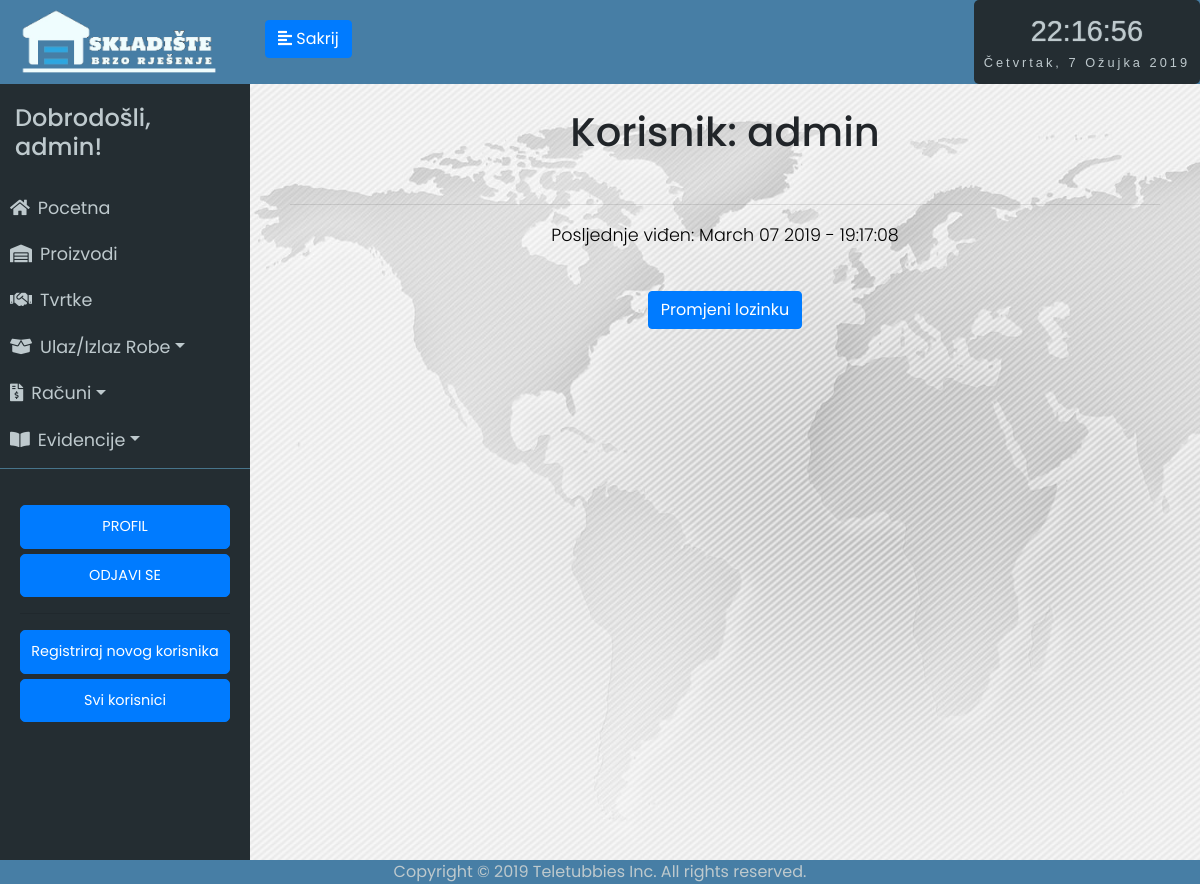
The page /user/admin (signed in) on the database as committed earlier.
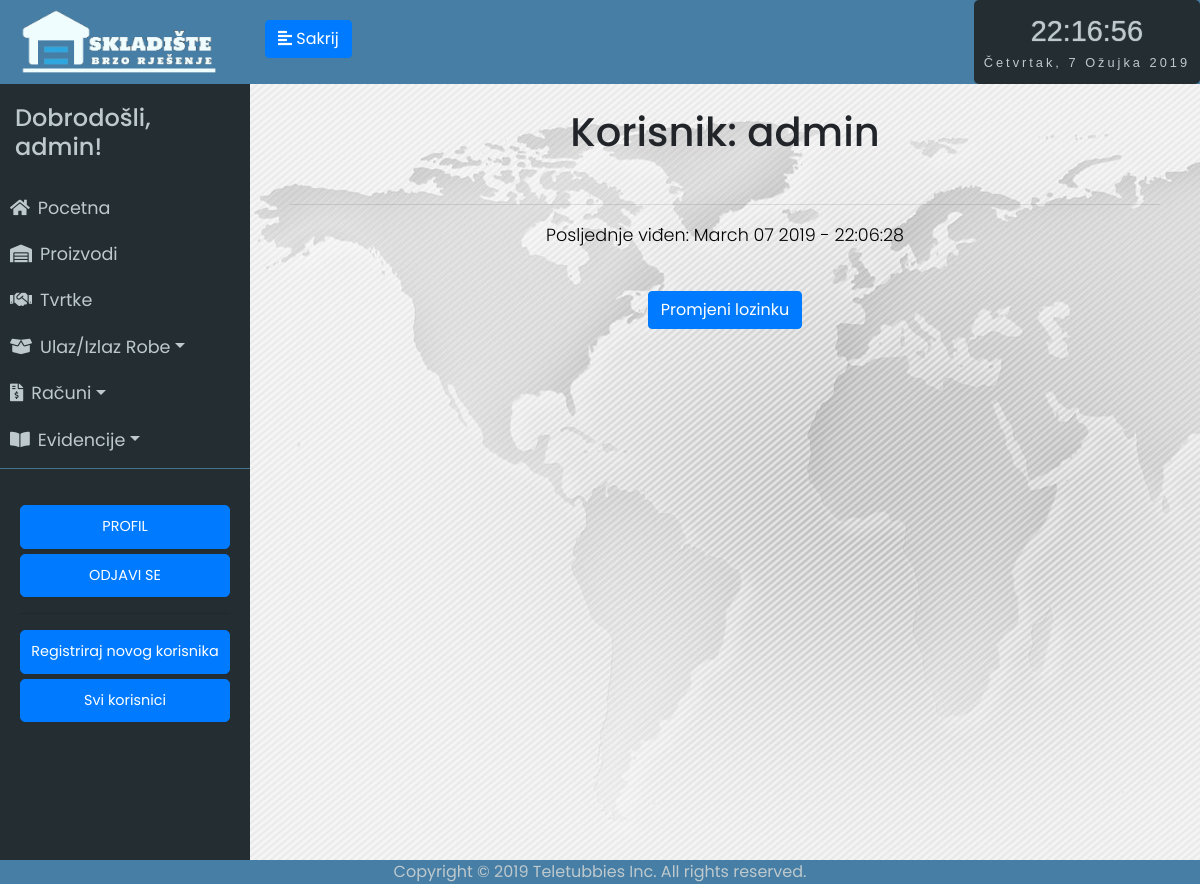
The same page on the database as committed later.
### app/models.py (models this page shows, shortened)
class User(UserMixin, db.Model):
	id = db.Column(db.Integer, primary_key=True)
	username = db.Column(db.String(64), index=True, unique=True)
	email = db.Column(db.String(120), index=True, unique=True)
	password_hash = db.Column(db.String(128))
	last_seen = db.Column(db.DateTime, default=datetime.utcnow)
	evidencija = db.relationship('Evidencija', backref='user', lazy='dynamic')

### app/routes.py (the view)
@app.route('/user/<username>')
@login_required
def user(username):
	user = User.query.filter_by(username=username).first_or_404()
	return render_template('user.html', user=user)

### app/models.py (called while the page is built)
@login.user_loader
def load_user(id):
	return User.query.get(int(id))

### app/routes.py (called while the page is built)
@app.before_request
def before_request():
	if current_user.is_authenticated:
		current_user.last_seen = datetime.utcnow()
		db.session.commit()

### app/templates/user.html
{% extends "base.html" %}
{% block content %}
<div class="stanje-s">
    <h1>Korisnik: {{ user.username }}</h1><br>
    <hr>
    {% if user.last_seen %}<p>Posljednje viđen: {{ user.last_seen.strftime('%B %d %Y - %H:%M:%S') }}</p>{% endif %}<br>
   {%  if current_user.username == "admin"%}
   <button class="btn btn-primary"><a href="{{ url_for('edit_password', username=user.username) }}">Promjeni lozinku</a></button>
   {% endif%}
</div>
{% endblock %}

### app/templates/base.html (shortened to what this page needs)
<html>
<head>
	<link rel="stylesheet" href="https://stackpath.bootstrapcdn.com/bootstrap/4.2.1/css/bootstrap.min.css" integrisha384-GJzZqFGwb1QTTN6wy59ffF1BuGJpLSa9DkKMp0DgiMDm4iYMj70gZWKYbI706tWS">
	<link href="../static/style.css" type="text/css" rel="stylesheet">
	<link rel="stylesheet" href="https://use.fontawesome.com/releases/v5.7.1/css/all.css">
</head>
<body onload="startTime()">
	<div class="wrapper">
	<nav id="sidebar">
		<div class="sidebar-header ">
			<img src="../static/logo5.png" style="width: 200px; height: auto;">
		</div>
		<ul class="list-unstyled components" id="navigation">
			<h4>Dobrodošli, {{ current_user.username }}!</h4>
			<li class="{% block index %}{% endblock %}">
				<a href="{{ url_for('index') }}"><i class="fas fa-home mr-2"></i>Pocetna</a>
			</li>
			<li class="{% block stanje_skladista %}{% endblock %}">
				<a href="{{ url_for('stanje_skladista1') }}"><i class="fas fa-warehouse mr-2"></i>Proizvodi</a>
			</li>
			<li class="{% block dobavljaci %}{% endblock %}">
				<a href="{{ url_for('tvrtke1') }}"><i class="fas fa-handshake mr-2"></i>Tvrtke</a>
			</li>
			<li class="{% block ulaz_izlaz %}{% endblock %}">
				<a href="#pageSubmenu2" data-toggle="collapse" aria-expanded="false" class="dropdown-toggle"><i class="fas fa-box-open mr-2"></i>Ulaz/Izlaz Robe</a>
			</li>
			<li class="{% block racuni %}{% endblock %}">
				<a href="#pageSubmenu3" data-toggle="collapse" aria-expanded="false" class="dropdown-toggle"><i class="fas fa-file-invoice-dollar mr-2"></i>Računi</a>
			</li>
			<li class="{% block evidencije %}{% endblock %}">
				<a href="#pageSubmenu" data-toggle="collapse" aria-expanded="false" class="dropdown-toggle"><i class="fas fa-book-open mr-2"></i>Evidencije</a>
			</li>
		</ul>
		<ul class="list-unstyled CTAs">
                <li>
                    <a href="{{ url_for('user', username=current_user.username) }}" class="btn btn-primary hover-plava">PROFIL</a>
                </li>
                <li>
                    <a href="{{ url_for('logout') }}" class="btn btn-primary hover-plava">ODJAVI SE</a>
                </li>
                {%  if current_user.username == "admin"%}
                <hr>
                    <li>
                        <a href="{{ url_for('register') }}" class="btn btn-primary hover-plava">Registriraj novog korisnika</a>
                    </li>
                    <li>
                        <a href="{{ url_for('svi_korisnici1') }}" class="btn btn-primary hover-plava">Svi korisnici</a>
                    </li>
                {% endif %}
            </ul>
	</nav>
		<div class="tijelo">
	        <div class="plava-pozadina">
	        	<div class="d-flex bd-highlight">
	  				<div class="bd-highlight">
		            	<button type="button" id="sidebarCollapse" class="btn btn-primary">
			                <i class="fas fa-align-left"></i>
			                <span class="sakrij-tipku"></span>
		            	</button>
		            </div>
	  				<div class="ml-auto bd-highlight">
	  					<div id="clockdate">
		  					<div class="clockdate-wrapper">
		    					<div id="clock"></div>
		    					<div id="date"></div>
		  					</div>
						</div>
					</div>
				</div>
	    	</div>
			<div class="plavo">
			{% block content %}
			{% endblock %}
			</div>
		</div>
<footer>Copyright © 2019 Teletubbies Inc. All rights reserved.</footer>
</body>
</html>

### app/static/style.css (style rules this page uses)
body { font-family: 'Poppins', sans-serif; background: #fafafa; }
p { font-family: 'Poppins', sans-serif; font-size: 1.1em; font-weight: 300; line-height: 1.7em; color: black; }
h4 { padding: 15px; }
.wrapper { display: flex; width: 100%; align-items: stretch; }
a, a:hover, a:focus { color: inherit; text-decoration: none; transition: all 0.3s; }
#sidebar { min-width: 250px; max-width: 250px; min-height: 100vh; background: #242d32; color: #bec9cd; transition: all 0.3s; }
#sidebarCollapse { margin-top: 20px; margin-left: 15px; }
#sidebar .sidebar-header { padding: 7.5px 20px; background: #477ea5; color: #f0fdfe; }
#sidebar ul.components { padding: 5px 0; border-bottom: 1px solid #47748b; }
#sidebar ul li a { padding: 10px; font-size: 1.1em; display: block; }
ul.CTAs { padding: 20px; }
ul.CTAs a { text-align: center; font-size: 0.9em !important; display: block; border-radius: 5px; margin-bottom: 5px; }
.tijelo { display: inline-block; width: 100%; }
.plavo { display: inline-block; width: 100%; text-align: center; }
.plava-pozadina { background-color: #477ea5; display: inline-block; width: 100%; height: 84px; }
.stanje-s { padding-top: 3vh; padding-left: 5vh; padding-right: 5vh; background-image: url('map.jpg'); height: 100vh; }
.sakrij-tipku:before { content: 'Sakrij'; }
.clockdate-wrapper { background-color: #242d32; padding:10px; max-width:350px; width:100%; text-align:center; border-radius:5px; margin:0 auto; height: 84px; }
#clock { background-color:#242d32; font-family: sans-serif; font-size:1.8rem; text-shadow:0px 0px 1px #bec9cd; color:#bec9cd; }
#date { letter-spacing:3px; font-size:0.8rem; font-family:arial,sans-serif; color:#bec9cd; }
footer { position: fixed; left: 0; bottom: 0; width: 100%; background-color: #477ea5; color: #bec9cd; text-align: center; }
:root { --mainColor: #007bff; }

Rows that differ between the two databases and show on the page:
changed User "admin": last_seen "March 07 2019 - 19:17:08" → "March 07 2019 - 22:06:28"
